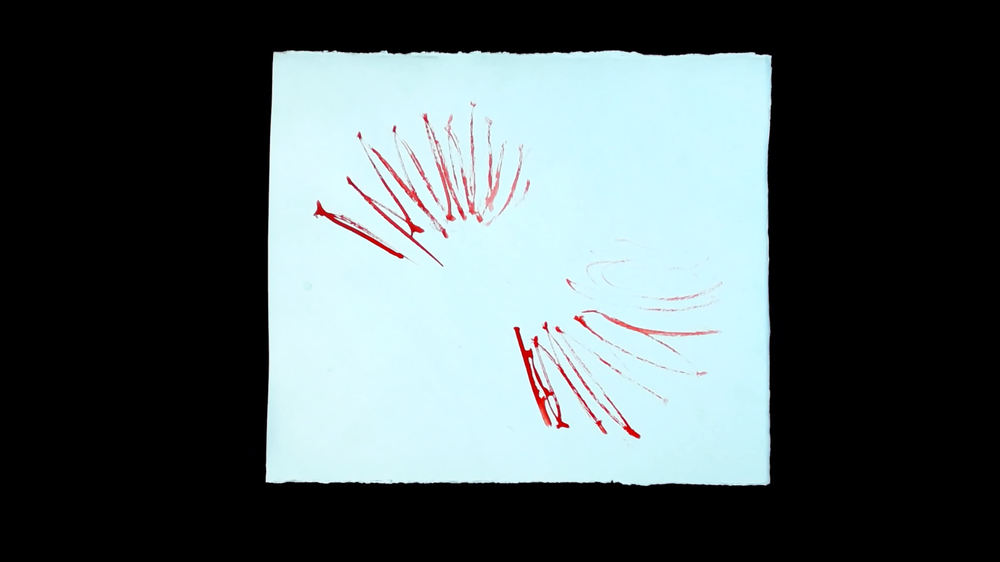
#> input picture odd_pys/i/crop/042917/2017-04-29 22:30:32_frame_7.png, 1000 x 562 px, shrunk from 1920 x 1080 before the run; its folder holds only this picture in this run
$ python f.py   (older library calls are emulated)
#> lines starting #> are read from the running program, lines starting #| are printed output that depends on the picture; after the words box and inside, x2 and y2 are one past the last pixel; in counts of white or black regions, pixels touching at a corner belong together
### odd_pys/i/crop/crop_contour_func.py
import numpy as np
import cv2

def process(filename, key):
#> called with filename = '042917/2017-04-29 22:30:32_frame_7.png', key = 0
	gwash = cv2.imread(filename)# Read in your image
#> gwash is the input picture: shape (562, 1000, 3); mean B, G, R 95.1, 93, 81.1
	#blur = cv2.bilateralFilter(img,9,75,75)
	gwashBW = cv2.cvtColor(gwash, cv2.COLOR_BGR2GRAY) #change to grayscale
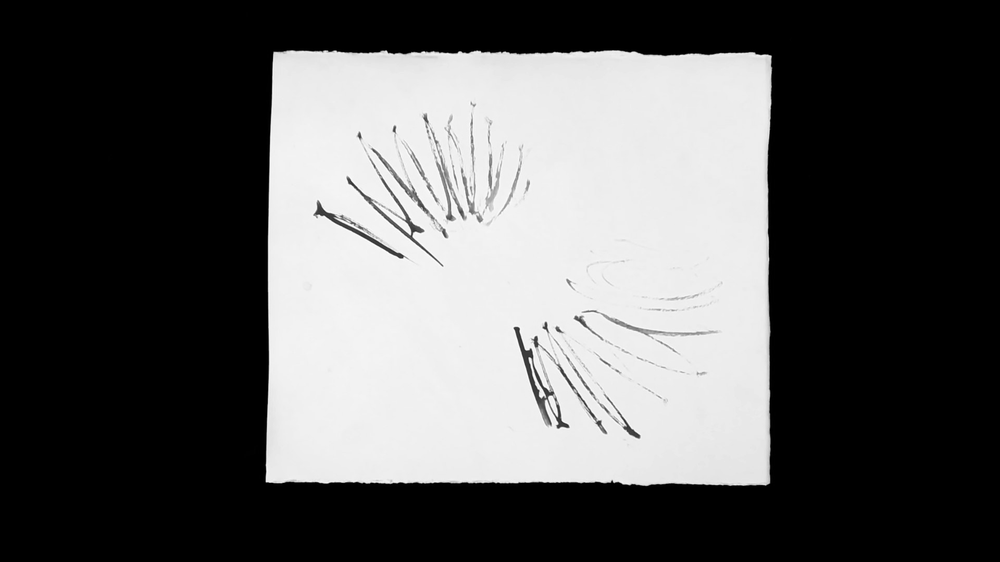
#> gwashBW: shape (562, 1000); min 0, max 255, mean 89.7

	ret,thresh1 = cv2.threshold(gwashBW,179,255,cv2.THRESH_BINARY) #the value of 15 is chosen by trial-and-error to produce the best outline of the skull
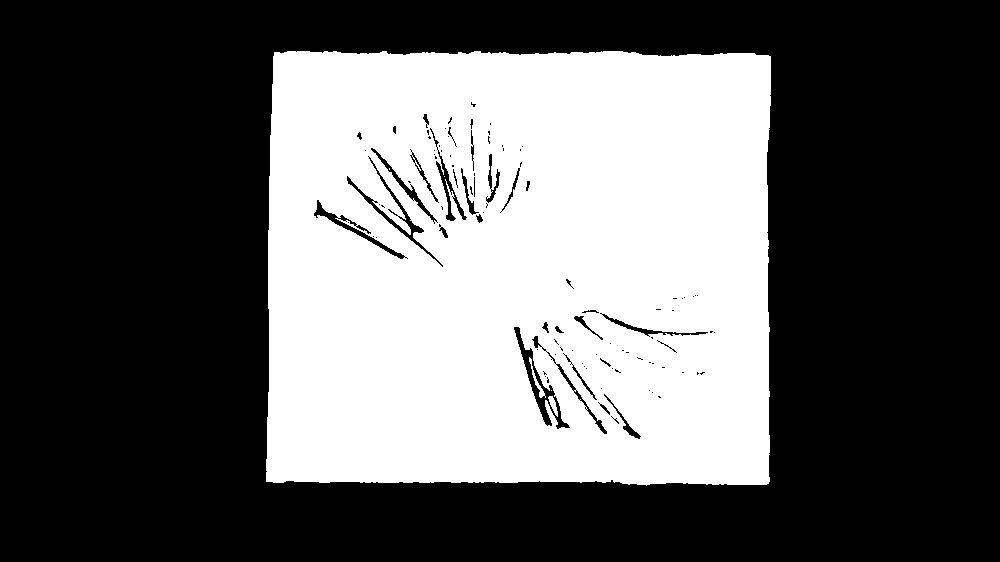
#> thresh1: shape (562, 1000); 37.2% white; 6 white regions (3 under 20 px)
	kernel = np.ones((1,1),np.uint8) #square image kernel used for erosion
	erosion = cv2.erode(thresh1, kernel,iterations = 1) #refines all edges in the binary image
	opening = cv2.morphologyEx(erosion, cv2.MORPH_OPEN, kernel)
	closing = cv2.morphologyEx(opening, cv2.MORPH_CLOSE, kernel) #this is for further removing small noises and holes in the image
	_, contours ,_ = cv2.findContours(closing,cv2.RETR_TREE,cv2.CHAIN_APPROX_SIMPLE) #find contours with simple approximation
#> contours = 190 contours, 143 with area under 20; largest, box (x1, y1, x2, y2) and area: (266, 51, 771, 486) 213900, (513, 326, 571, 430) 1360, (346, 156, 444, 268) 930, (313, 199, 406, 260) 618, (435, 149, 468, 222) 580


	# Find the index of the largest contour
	areas = [cv2.contourArea(c) for c in contours]
#> areas = 190 values, max 213899.5 at index 0, min 0 at index 78, mean 1167.7
	idx = np.argmax(areas)
#> idx = 0
	#idx = 0
	cnt = contours[idx]
#> cnt = contour of 361 points, box (x1, y1, x2, y2) (266, 51, 771, 486), area 213900


	mask = np.zeros_like(gwash) # Create mask where white is what we want, black otherwise
	cv2.drawContours(mask, contours, idx, (255,255,255), -1) # Draw filled contour in mask
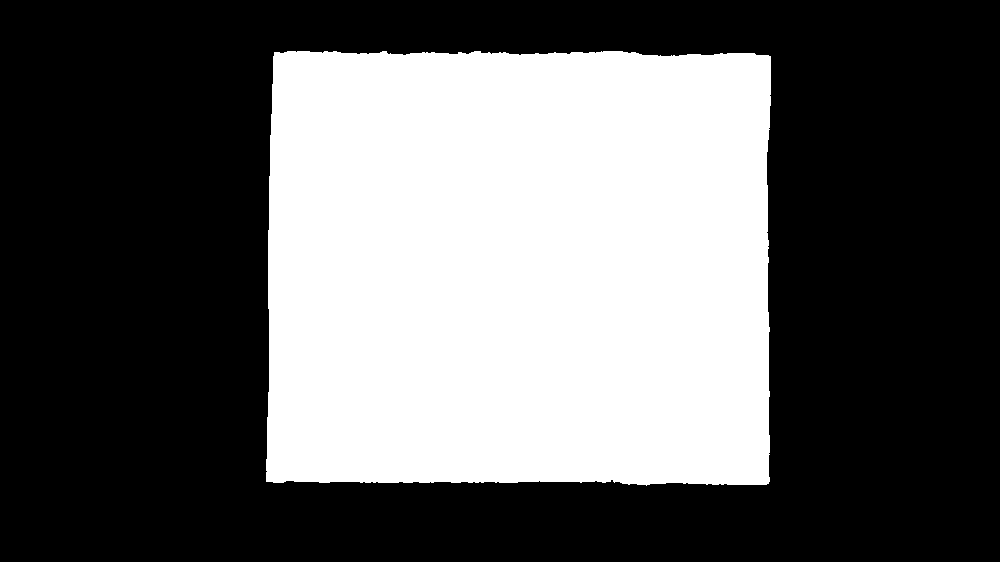
#> mask: shape (562, 1000, 3); 38.2% white; 1 white region, box (x1, y1, x2, y2) and area: (266, 51, 771, 486) 214830
	out = np.zeros_like(gwash) # Extract out the object and place into output image
	out[mask == 255] = gwash[mask == 255]

	# Show the output image
	cv2.imwrite('img/out{}.jpg'.format(key),opening)
	print idx
#| 0
	#cv2.waitKey(0)
	#cv2.destroyAllWindows()

### odd_pys/i/crop/f.py
import glob
import cv2

from crop_contour_func import process

for (i,image_file) in enumerate(glob.iglob('042917/*.png')):
        process(image_file, i)

$ run again, on odd_pys/i/crop/042917/2017-04-29 22:33:24_frame_26.png
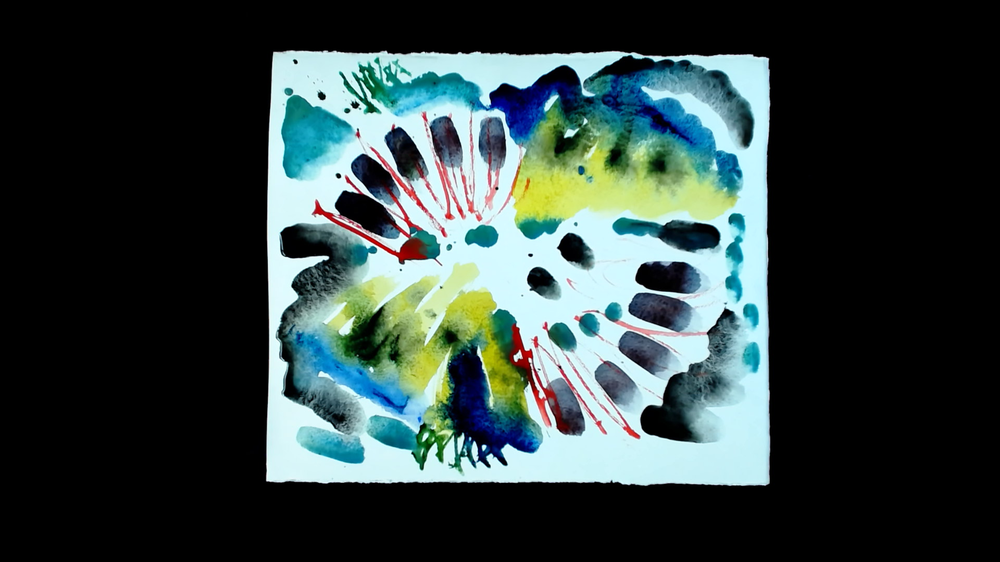
#> input picture odd_pys/i/crop/042917/2017-04-29 22:33:24_frame_26.png, 1000 x 562 px, shrunk from 1920 x 1080 before the run
#> in process, gwash is the input picture: shape (562, 1000, 3); mean B, G, R 64.6, 66, 51.4
#> in process, `ret,thresh1 = cv2.threshold(gwashBW,179,255,cv2.THRESH_BINARY)`:
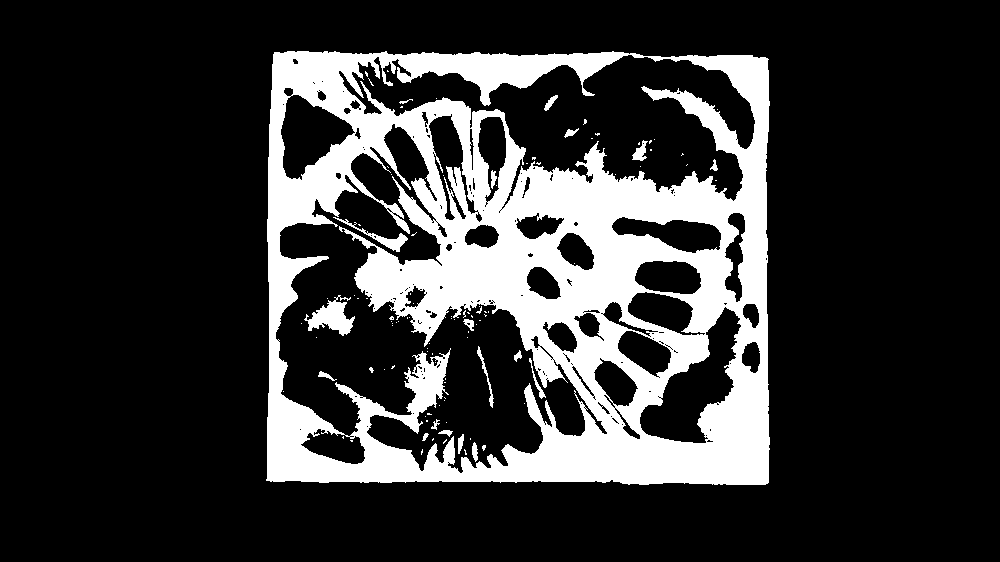
#> thresh1: shape (562, 1000); 20.4% white; 105 white regions (86 under 20 px)
#> contours = 319 contours, 252 with area under 20; largest, box (x1, y1, x2, y2) and area: (266, 51, 770, 485) 213138, (275, 123, 608, 474) 46176, (338, 54, 756, 210) 28746, (639, 306, 742, 444) 5932, (280, 94, 356, 181) 3658
#> areas = 319 values, max 213138.5 at index 0, min 0 at index 57, mean 1012.2
#> idx = 0
#> cnt = contour of 361 points, box (x1, y1, x2, y2) (266, 51, 770, 485), area 213138
#> in process, `cv2.drawContours(mask, contours, idx, (255,255,255), -1)`:
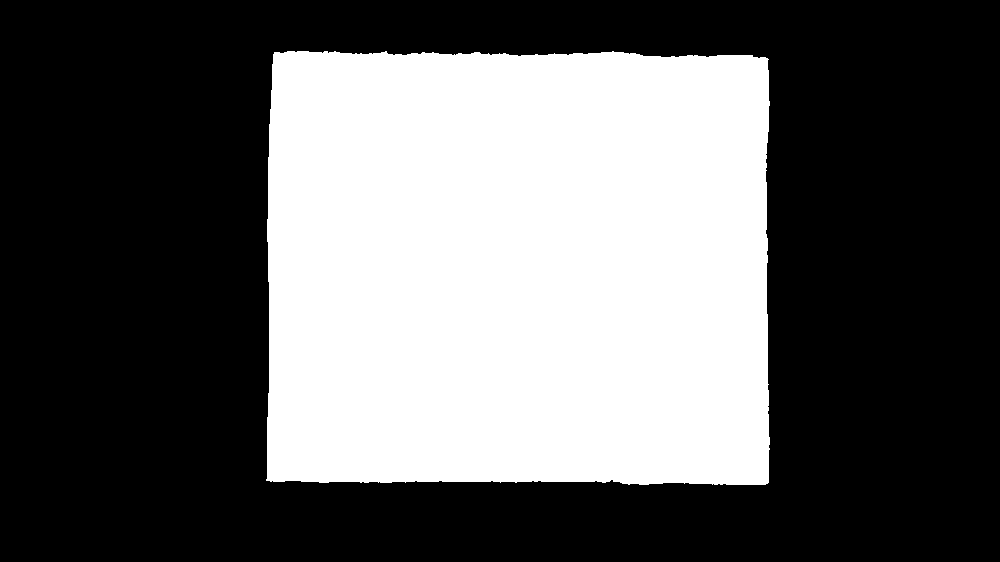
#> mask: shape (562, 1000, 3); 38.1% white; 1 white region, box (x1, y1, x2, y2) and area: (266, 51, 770, 485) 214065
#| 0
